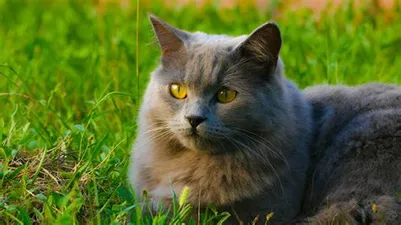
#> input picture photos/cat.webp, 401 x 225 px
$ python masking.py
#> lines starting #> are read from the running program, lines starting #| are printed output that depends on the picture; after the words box and inside, x2 and y2 are one past the last pixel; in counts of white or black regions, pixels touching at a corner belong together
import cv2 as cv
import numpy as np


img = cv.imread('photos/cat.webp')
#> img is the input picture: shape (225, 401, 3); mean B, G, R 40.1, 106.4, 88.2
cv.imshow('cat',img)

blank = np.zeros(img.shape[:2], dtype='uint8')
cv.imshow('Blank Image',blank)

# Rectangle
mask= cv.rectangle(blank,(img.shape[1]//2,img.shape[0]//2),(img.shape[1]//2 +100,img.shape[0]//2 +100),255,-1)
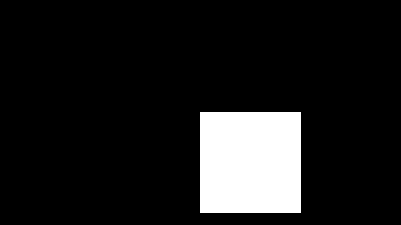
#> blank: shape (225, 401); 11.3% white; 1 white region, box (x1, y1, x2, y2) and area: (200, 112, 301, 213) 10201
cv.imshow('Mask',mask)

# Circle
# mask= cv.circle(blank,(img.shape[1]//2,img.shape[0]//2),100,255,-1)
# cv.imshow('Mask',mask)


masked = cv.bitwise_and(img,img,mask=mask)
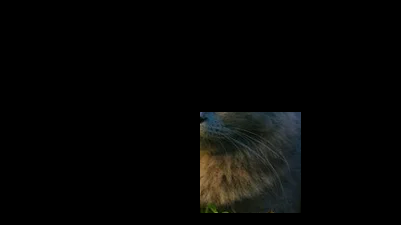
#> masked: shape (225, 401, 3); mean B, G, R 4.7, 5.7, 5.6
cv.imshow('Masked',masked)


cv.waitKey(0)
